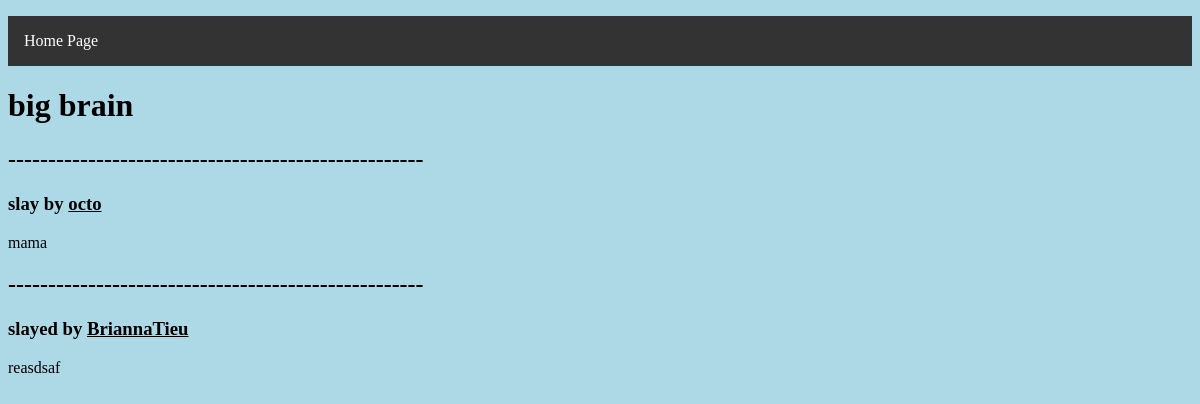
Screenshot of /view/big brain with the database file from the repository.
### tables this page shows
CREATE TABLE entries (blogName TEXT, username TEXT, entryTitle TEXT, content TEXT);

### __init__.py (the view)
@app.route('/view/<blog>', methods=['GET', 'POST'])
def viewBlog(blog):
    allPosts = c.execute("SELECT * FROM entries WHERE blogName = ?", (blog,)).fetchall()
    return render_template( 'view_blog.html', blogName = blog, postList = allPosts )

### templates/view_blog.html (shortened to what this page needs)
<!DOCTYPE html>
<html>
  <head>
    <link rel="stylesheet" href="/static/styleviewblog.css">
  </head>
  <body>
    <ul>
      <li><a href="/?">Home Page</a></li>
    </ul>
    <h1>{{blogName}}</h1>
    {% for post in postList %}
        <h2>----------------------------------------------------</h2>
        <h3>
                <h3>{{post[2]}} by <u>{{post[1]}}</u></h3>
                <p>{{post[3]}}</p>
        </h3>
      {% endfor %}
  </body>
</html>

### static/styleviewblog.css (style rules this page uses)
body { background-color: lightblue; font-family: 'Papyrus', fantasy; }
li a { display: block; color: white; padding: 16px 16px; text-decoration: none; }
ul { list-style-type: none; margin: 0; padding: 0; overflow: hidden; background-color: #333; }

### rows the page displays
entries: entryTitle "slay", username "octo", content "mama"
entries: entryTitle "slayed", username "BriannaTieu", content "reasdsaf"

### other values shown
{{ blogName }} "big brain"
